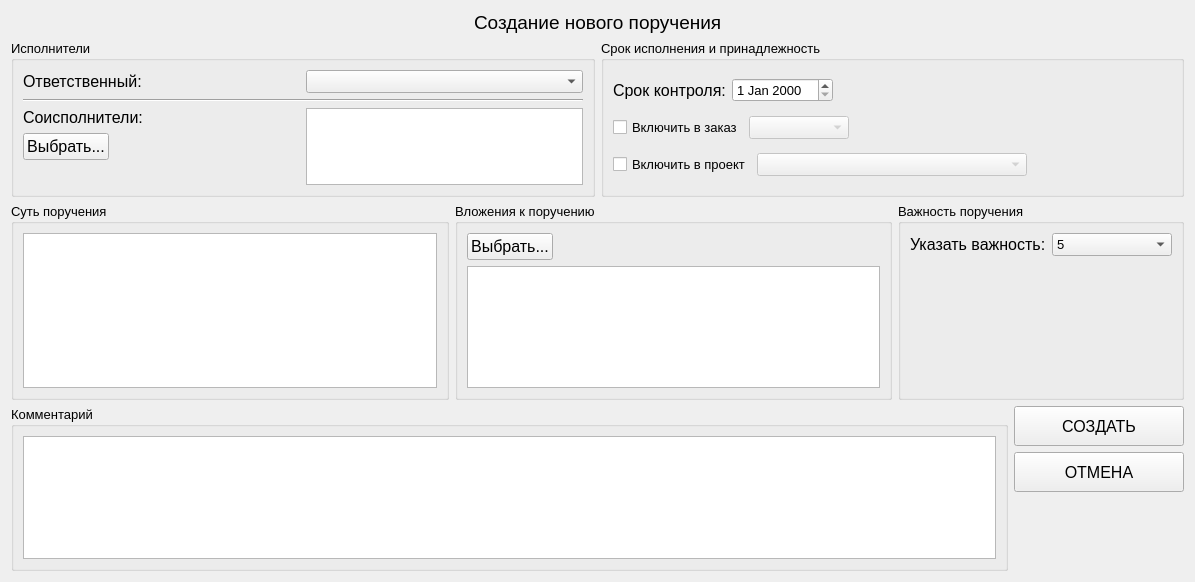
<?xml version="1.0" encoding="UTF-8"?>
<ui version="4.0">
 <class>CreateTaskWindow</class>
 <widget class="QWidget" name="CreateTaskWindow">
  <property name="windowModality">
   <enum>Qt::ApplicationModal</enum>
  </property>
  <property name="geometry">
   <rect>
    <x>0</x>
    <y>0</y>
    <width>1195</width>
    <height>582</height>
   </rect>
  </property>
  <property name="windowTitle">
   <string>Создание нового поручения</string>
  </property>
  <layout class="QVBoxLayout" name="verticalLayout_10">
   <item>
    <layout class="QHBoxLayout" name="horizontalLayout_15">
     <item>
      <spacer name="horizontalSpacer_9">
       <property name="orientation">
        <enum>Qt::Horizontal</enum>
       </property>
       <property name="sizeHint" stdset="0">
        <size>
         <width>40</width>
         <height>20</height>
        </size>
       </property>
      </spacer>
     </item>
     <item>
      <widget class="QLabel" name="windowNameLbl">
       <property name="font">
        <font>
         <pointsize>14</pointsize>
        </font>
       </property>
       <property name="text">
        <string>Создание нового поручения</string>
       </property>
      </widget>
     </item>
     <item>
      <spacer name="horizontalSpacer_10">
       <property name="orientation">
        <enum>Qt::Horizontal</enum>
       </property>
       <property name="sizeHint" stdset="0">
        <size>
         <width>40</width>
         <height>20</height>
        </size>
       </property>
      </spacer>
     </item>
    </layout>
   </item>
   <item>
    <layout class="QHBoxLayout" name="horizontalLayout_16">
     <item>
      <widget class="QGroupBox" name="groupBox">
       <property name="font">
        <font>
         <pointsize>10</pointsize>
        </font>
       </property>
       <property name="title">
        <string>Исполнители</string>
       </property>
       <layout class="QVBoxLayout" name="verticalLayout_9">
        <item>
         <layout class="QVBoxLayout" name="verticalLayout">
          <item>
           <layout class="QHBoxLayout" name="horizontalLayout">
            <item>
             <widget class="QLabel" name="label">
              <property name="font">
               <font>
                <pointsize>12</pointsize>
               </font>
              </property>
              <property name="text">
               <string>Ответственный:</string>
              </property>
             </widget>
            </item>
            <item>
             <widget class="QComboBox" name="selectResponsibleCmBx"/>
            </item>
           </layout>
          </item>
         </layout>
        </item>
        <item>
         <widget class="Line" name="line">
          <property name="orientation">
           <enum>Qt::Horizontal</enum>
          </property>
         </widget>
        </item>
        <item>
         <layout class="QHBoxLayout" name="horizontalLayout_10">
          <item>
           <layout class="QVBoxLayout" name="verticalLayout_2">
            <item>
             <widget class="QLabel" name="label_2">
              <property name="maximumSize">
               <size>
                <width>133</width>
                <height>59</height>
               </size>
              </property>
              <property name="font">
               <font>
                <pointsize>12</pointsize>
               </font>
              </property>
              <property name="text">
               <string>Соисполнители:</string>
              </property>
             </widget>
            </item>
            <item>
             <layout class="QHBoxLayout" name="horizontalLayout_3">
              <item>
               <widget class="QPushButton" name="selectAccompliceBt">
                <property name="font">
                 <font>
                  <pointsize>12</pointsize>
                 </font>
                </property>
                <property name="text">
                 <string>Выбрать...</string>
                </property>
               </widget>
              </item>
              <item>
               <spacer name="horizontalSpacer_2">
                <property name="orientation">
                 <enum>Qt::Horizontal</enum>
                </property>
                <property name="sizeHint" stdset="0">
                 <size>
                  <width>40</width>
                  <height>20</height>
                 </size>
                </property>
               </spacer>
              </item>
             </layout>
            </item>
            <item>
             <spacer name="verticalSpacer_3">
              <property name="orientation">
               <enum>Qt::Vertical</enum>
              </property>
              <property name="sizeHint" stdset="0">
               <size>
                <width>20</width>
                <height>40</height>
               </size>
              </property>
             </spacer>
            </item>
           </layout>
          </item>
          <item>
           <layout class="QVBoxLayout" name="verticalLayout_7">
            <item>
             <widget class="QListWidget" name="selectedAccompliceLst">
              <property name="maximumSize">
               <size>
                <width>16777215</width>
                <height>146</height>
               </size>
              </property>
              <property name="font">
               <font>
                <pointsize>10</pointsize>
               </font>
              </property>
              <property name="focusPolicy">
               <enum>Qt::ClickFocus</enum>
              </property>
              <property name="selectionMode">
               <enum>QAbstractItemView::ExtendedSelection</enum>
              </property>
             </widget>
            </item>
           </layout>
          </item>
         </layout>
        </item>
       </layout>
      </widget>
     </item>
     <item>
      <widget class="QGroupBox" name="groupBox_4">
       <property name="font">
        <font>
         <pointsize>10</pointsize>
        </font>
       </property>
       <property name="title">
        <string>Срок исполнения и принадлежность</string>
       </property>
       <layout class="QVBoxLayout" name="verticalLayout_3">
        <item>
         <layout class="QHBoxLayout" name="horizontalLayout_7">
          <item>
           <widget class="QLabel" name="label_3">
            <property name="font">
             <font>
              <pointsize>12</pointsize>
             </font>
            </property>
            <property name="text">
             <string>Срок контроля:</string>
            </property>
           </widget>
          </item>
          <item>
           <widget class="QDateEdit" name="deadLineDatEd"/>
          </item>
          <item>
           <spacer name="horizontalSpacer_4">
            <property name="orientation">
             <enum>Qt::Horizontal</enum>
            </property>
            <property name="sizeHint" stdset="0">
             <size>
              <width>40</width>
              <height>20</height>
             </size>
            </property>
           </spacer>
          </item>
         </layout>
        </item>
        <item>
         <layout class="QHBoxLayout" name="horizontalLayout_8">
          <item>
           <widget class="QCheckBox" name="includeToOrderChBx">
            <property name="text">
             <string>Включить в заказ</string>
            </property>
           </widget>
          </item>
          <item>
           <widget class="QComboBox" name="selectOrderCmBx">
            <property name="enabled">
             <bool>false</bool>
            </property>
            <property name="minimumSize">
             <size>
              <width>100</width>
              <height>0</height>
             </size>
            </property>
           </widget>
          </item>
          <item>
           <spacer name="horizontalSpacer_5">
            <property name="orientation">
             <enum>Qt::Horizontal</enum>
            </property>
            <property name="sizeHint" stdset="0">
             <size>
              <width>40</width>
              <height>20</height>
             </size>
            </property>
           </spacer>
          </item>
         </layout>
        </item>
        <item>
         <layout class="QHBoxLayout" name="horizontalLayout_9">
          <item>
           <widget class="QCheckBox" name="includeToProjectChBx">
            <property name="text">
             <string>Включить в проект</string>
            </property>
           </widget>
          </item>
          <item>
           <widget class="QComboBox" name="selectProjectCmBx">
            <property name="enabled">
             <bool>false</bool>
            </property>
            <property name="minimumSize">
             <size>
              <width>270</width>
              <height>0</height>
             </size>
            </property>
           </widget>
          </item>
          <item>
           <spacer name="horizontalSpacer_6">
            <property name="orientation">
             <enum>Qt::Horizontal</enum>
            </property>
            <property name="sizeHint" stdset="0">
             <size>
              <width>40</width>
              <height>20</height>
             </size>
            </property>
           </spacer>
          </item>
         </layout>
        </item>
       </layout>
      </widget>
     </item>
    </layout>
   </item>
   <item>
    <layout class="QHBoxLayout" name="horizontalLayout_13">
     <item>
      <widget class="QGroupBox" name="groupBox_2">
       <property name="font">
        <font>
         <pointsize>10</pointsize>
        </font>
       </property>
       <property name="title">
        <string>Суть поручения</string>
       </property>
       <layout class="QHBoxLayout" name="horizontalLayout_5">
        <item>
         <widget class="QPlainTextEdit" name="descriptionTxtEd"/>
        </item>
       </layout>
      </widget>
     </item>
     <item>
      <widget class="QGroupBox" name="groupBox_5">
       <property name="font">
        <font>
         <pointsize>10</pointsize>
        </font>
       </property>
       <property name="acceptDrops">
        <bool>true</bool>
       </property>
       <property name="title">
        <string>Вложения к поручению</string>
       </property>
       <layout class="QVBoxLayout" name="verticalLayout_8">
        <item>
         <layout class="QVBoxLayout" name="verticalLayout_4">
          <item>
           <layout class="QHBoxLayout" name="horizontalLayout_11">
            <item>
             <widget class="QPushButton" name="selectFilesBt">
              <property name="font">
               <font>
                <pointsize>12</pointsize>
               </font>
              </property>
              <property name="text">
               <string>Выбрать...</string>
              </property>
             </widget>
            </item>
            <item>
             <spacer name="horizontalSpacer_8">
              <property name="orientation">
               <enum>Qt::Horizontal</enum>
              </property>
              <property name="sizeHint" stdset="0">
               <size>
                <width>40</width>
                <height>20</height>
               </size>
              </property>
             </spacer>
            </item>
           </layout>
          </item>
          <item>
           <widget class="QListWidget" name="selectedFilesLst">
            <property name="font">
             <font>
              <pointsize>10</pointsize>
             </font>
            </property>
            <property name="focusPolicy">
             <enum>Qt::ClickFocus</enum>
            </property>
            <property name="contextMenuPolicy">
             <enum>Qt::ActionsContextMenu</enum>
            </property>
            <property name="acceptDrops">
             <bool>true</bool>
            </property>
            <property name="selectionMode">
             <enum>QAbstractItemView::ExtendedSelection</enum>
            </property>
            <property name="selectionBehavior">
             <enum>QAbstractItemView::SelectRows</enum>
            </property>
           </widget>
          </item>
         </layout>
        </item>
       </layout>
      </widget>
     </item>
     <item>
      <widget class="QGroupBox" name="groupBox_6">
       <property name="font">
        <font>
         <pointsize>10</pointsize>
        </font>
       </property>
       <property name="title">
        <string>Важность поручения</string>
       </property>
       <layout class="QVBoxLayout" name="verticalLayout_5">
        <item>
         <layout class="QHBoxLayout" name="horizontalLayout_12">
          <item>
           <widget class="QLabel" name="label_4">
            <property name="font">
             <font>
              <pointsize>12</pointsize>
             </font>
            </property>
            <property name="text">
             <string>Указать важность:</string>
            </property>
           </widget>
          </item>
          <item>
           <widget class="QComboBox" name="selectImportanceCmBx">
            <property name="currentIndex">
             <number>4</number>
            </property>
            <property name="minimumContentsLength">
             <number>10</number>
            </property>
            <item>
             <property name="text">
              <string>1</string>
             </property>
            </item>
            <item>
             <property name="text">
              <string>2</string>
             </property>
            </item>
            <item>
             <property name="text">
              <string>3</string>
             </property>
            </item>
            <item>
             <property name="text">
              <string>4</string>
             </property>
            </item>
            <item>
             <property name="text">
              <string>5</string>
             </property>
            </item>
            <item>
             <property name="text">
              <string>6</string>
             </property>
            </item>
            <item>
             <property name="text">
              <string>7</string>
             </property>
            </item>
            <item>
             <property name="text">
              <string>8</string>
             </property>
            </item>
            <item>
             <property name="text">
              <string>9</string>
             </property>
            </item>
            <item>
             <property name="text">
              <string>10</string>
             </property>
            </item>
           </widget>
          </item>
         </layout>
        </item>
        <item>
         <spacer name="verticalSpacer">
          <property name="orientation">
           <enum>Qt::Vertical</enum>
          </property>
          <property name="sizeHint" stdset="0">
           <size>
            <width>20</width>
            <height>161</height>
           </size>
          </property>
         </spacer>
        </item>
       </layout>
      </widget>
     </item>
    </layout>
   </item>
   <item>
    <layout class="QHBoxLayout" name="horizontalLayout_14">
     <item>
      <widget class="QGroupBox" name="groupBox_3">
       <property name="font">
        <font>
         <pointsize>10</pointsize>
        </font>
       </property>
       <property name="title">
        <string>Комментарий</string>
       </property>
       <layout class="QHBoxLayout" name="horizontalLayout_6">
        <item>
         <widget class="QPlainTextEdit" name="commentTxtEd"/>
        </item>
       </layout>
      </widget>
     </item>
     <item>
      <layout class="QVBoxLayout" name="verticalLayout_6">
       <item>
        <widget class="QPushButton" name="createBt">
         <property name="minimumSize">
          <size>
           <width>170</width>
           <height>40</height>
          </size>
         </property>
         <property name="font">
          <font>
           <pointsize>12</pointsize>
          </font>
         </property>
         <property name="text">
          <string>СОЗДАТЬ</string>
         </property>
        </widget>
       </item>
       <item>
        <widget class="QPushButton" name="canselBt">
         <property name="minimumSize">
          <size>
           <width>170</width>
           <height>40</height>
          </size>
         </property>
         <property name="font">
          <font>
           <pointsize>12</pointsize>
          </font>
         </property>
         <property name="text">
          <string>ОТМЕНА</string>
         </property>
        </widget>
       </item>
       <item>
        <spacer name="verticalSpacer_2">
         <property name="orientation">
          <enum>Qt::Vertical</enum>
         </property>
         <property name="sizeHint" stdset="0">
          <size>
           <width>20</width>
           <height>40</height>
          </size>
         </property>
        </spacer>
       </item>
      </layout>
     </item>
    </layout>
   </item>
  </layout>
 </widget>
 <resources/>
 <connections/>
</ui>
